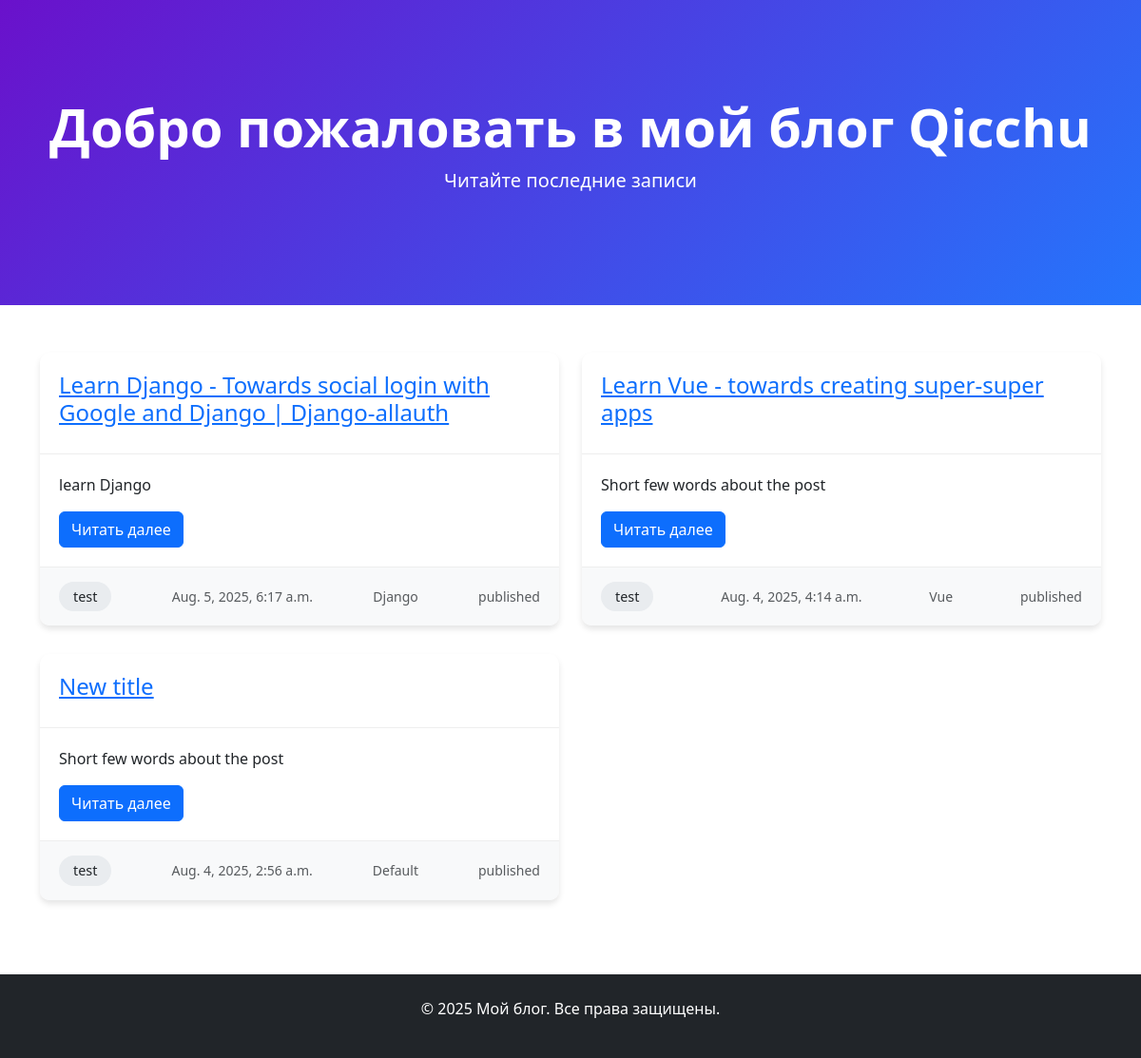
The page / on the database its author committed.
### blog/models.py (models this page shows, shortened)
class Post(models.Model):
    class NewManager(models.Manager):
        def get_queryset(self):
            return super().get_queryset() .filter(status='published')
    options = (
        ('draft', 'Draft'),
        ('published', 'Published')
    )
    title = models.CharField(max_length=250)
    category = models.ForeignKey(Category,on_delete=models.PROTECT, default=1)
    excerpt = models.TextField(null=True)
    slug = models.SlugField(max_length=250, unique_for_date='publish')
    publish = models.DateTimeField(default=timezone.now)
    author = models.ForeignKey(User, on_delete=models.CASCADE, related_name='blog_posts')
    content = models.TextField()
    status = models.CharField(max_length=10, choices=options, default='draft')
    objects = models.Manager() # default manager
    newmanager = NewManager() # new custom manager
    def get_absolute_url(self):
        return reverse('blog:post_single', args=[self.slug])
    class Meta:
        ordering = ['-publish',]

class Category(models.Model):
    name = models.CharField(max_length=100)

### blog/views.py (the view)
# urls.py: path('', views.home, name='homepage'),
def home(request):
    all_posts = Post.newmanager.all()
    return render(request, 'index.html', {'posts': all_posts})

### blog/templates/index.html (shortened to what this page needs)
{% load static %}
<!DOCTYPE html>
<html lang="ru">
<head>
    <link href="https://cdn.jsdelivr.net/npm/bootstrap@5.3.0/dist/css/bootstrap.min.css" rel="stylesheet">
</head>
<body>
    <div class="hero-section text-center">
        <div class="container">
            <h1 class="display-4 fw-bold">Добро пожаловать в мой блог Qicchu</h1>
            <p class="lead">Читайте последние записи</p>
        </div>
    </div>
    <div class="container">
        <div class="row">
            {% for post in posts %}
            <div class="col-lg-6">
                <div class="post-card">
                    <div class="post-header">
                        <a href="{{ post.get_absolute_url }}"><h2 class="h4">{{ post.title }}</h2></a>
                    </div>
                    <div class="post-body">
                        <div id="post-content-{{ forloop.counter }}">{{ post.excerpt }}</div>
                        <a href="{{ post.get_absolute_url }}" class="btn btn-primary mt-3">Читать далее</a>
                    </div>
                    <div class="post-footer d-flex justify-content-between align-items-center">
                        <span class="author-badge">{{ post.author }}</span>
                        <small class="text-muted">{{ post.publish }}</small>
                        <small class="text-muted">{{ post.category.name }}</small>
                        <small class="text-muted">{{ post.status }}</small>
                    </div>
                </div>
            </div>
            {% empty %}
            <div class="col-12">
                <div class="alert alert-info">Пока нет ни одной записи</div>
            </div>
            {% endfor %}
        </div>
    </div>
    <footer class="bg-dark text-white py-4 mt-5">
        <div class="container text-center">
            <p>© 2025 Мой блог. Все права защищены.</p>
        </div>
    </footer>
    <link rel="stylesheet" href="https://cdn.jsdelivr.net/npm/bootstrap-icons@1.10.0/font/bootstrap-icons.css">
</body>
</html>

### blog/templates/index.html (style rules this page uses)
.hero-section { background: linear-gradient(135deg, #6a11cb 0%, #2575fc 100%); padding: 100px 0; color: white; margin-bottom: 50px; }
.post-card { border-radius: 10px; overflow: hidden; box-shadow: 0 4px 6px rgba(0,0,0,0.1); margin-bottom: 30px; transition: transform 0.3s; }
.post-header { border-bottom: 1px solid #eee; padding: 20px; }
.post-body { padding: 20px; position: relative; }
.post-footer { background-color: #f8f9fa; padding: 15px 20px; border-top: 1px solid #eee; }
.author-badge { background-color: #e9ecef; border-radius: 20px; padding: 5px 15px; font-size: 0.9rem; }

### rows shown on the page
Post: title "Learn Django - Towards social login with Google and Django | Django-allauth", excerpt "learn Django", author "test", publish "Aug. 5, 2025, 6:17 a.m.", category.name "Django", status "published"
Post: title "Learn Vue - towards creating super-super apps", excerpt "Short few words about the post", author "test", publish "Aug. 4, 2025, 4:14 a.m.", category.name "Vue", status "published"
Post: title "New title", excerpt "Short few words about the post", author "test", publish "Aug. 4, 2025, 2:56 a.m.", category.name "Default", status "published"
